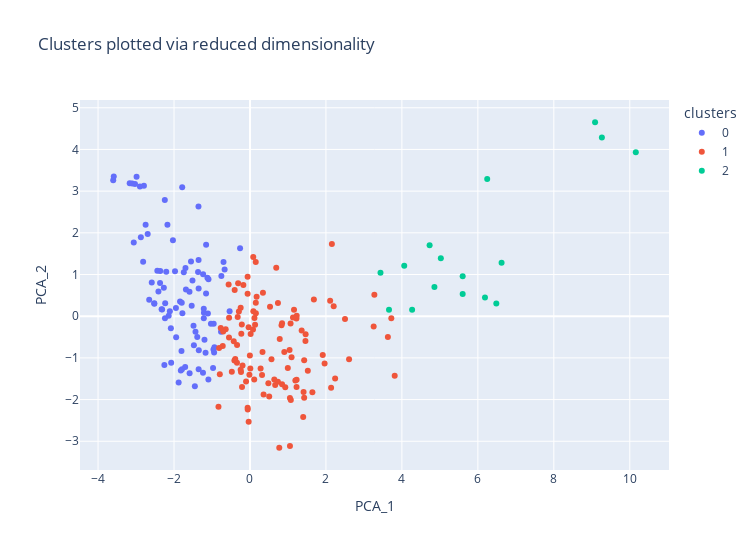

Source (notebook cell):
### Code cell
plot_clusters(kmeans_results, 'PCA_1', 'PCA_2', hover_data = ['Síterep'])

### Figure 1 — Plotly figure (JSON) as saved in the notebook; plotly's stock layout.template omitted (floating-point values rounded to 4 significant figures)
{"data": [{"customdata": [["Abtenau im Lammertal - Karkogel"], ["Alberschwende"], ["Annaberg"], ["Berg im Drautal - Emberger Alm"], ["Brandlift - Scharnitz"], ["Bregenz - Pfänder"], ["Brunnalm - Hohe Veitsch"], ["Dachstein gleccser"], ["Dürrnberg - Hallein / Zinken"], ["Eben - Monte Popolo"], ["Ehrwald - Wettersteinbahnen"], ["Embach - Hörndl"], ["Falkert - Heidi Alm Skipark"], ["Faschina (Fontanella)"], ["Flattnitz"], ["Forsteralm"], ["Furx"], ["Gaaler Lifte"], ["Gaberl - Plankogel"], ["Gaissau - Hintersee"], ["Gitschtal - Weißbriach"], ["Goldegg"], ["Harmanschlag - Arralifte"], ["Hauereck - St. Kathrein am Hauenstein"], ["Hittisau - Alpenarena Hochhäderich"], ["Hittisau - Hittisberg"], ["Hochbärneck"], ["Hochficht"], ["Holzgau - Gföllberglift"], ["Holzmeisterlifte Sommeralm"], ["Jungholz"], ["Jöchelspitze (Lechtal)"], ["Kaiserau - Admont"], ["Karlstift - Aichelberglifte"], ["Kelchsau"], ["Kirchdorf in Tirol"], ["Kirchschlag"], ["Kleinlobming"], ["Klippitztörl"], ["Koralpe"], ["Königsberg"], ["Kötschach - Mauthen"], ["Leutasch"], ["Lunz am See - Maiszinken"], ["Maria Neustift - Glasenberg"], ["Mariazell - Bürgeralpe"], ["Modriach"], ["Mönichkirchen - Mariensee"], ["Mönichwald"], ["Neustift - Elfer"], ["Niederalpl - Mürzsteg"], ["Obdach - Rieseralm"], ["Obsteig - Grünberg"], ["Partenen - Silvretta Bielerhöhe"], ["Pertisau - Karwendel"], ["Piesendorf - Erlebnisberg Nagelköpfel"], ["Postalm"], ["Prägraten am Großvenediger"], ["Puchberg am Schneeberg - Wunderwiese"], ["Puchenstuben"], ["Raggal - Marul"], ["Riefensberg - Hochlitten"], ["Rohr im Gebirge - Furtnerlifte"], ["Salzstiegl"], ["Sandl - Viehberg"], ["Schetteregg"], ["Schneeberg - Hagerlifte"], ["Schwaz - Kellerjoch"], ["Semmering - Hirschenkogel"], ["Semmering - Stuhleck"], ["Simonhöhe"], ["Ski Arena Seefeld - Mösern - Gschwandtkopf"], ["Sommeralm - Pirstingerkogellift"], ["St. Corona / Unternberg"], ["St. Georgen am Walde - Schorschi-Lifte"], ["St. Jakob im Walde"], ["St. Martin am Tennengebirge"], ["Steinberg - Rofan"], ["Sternstein"], ["Teichalm"], ["Tirolina - Haltjochlift"], ["Unken - Heutal"], ["Unterberg"], ["Unterbergen - Bodental"], ["Wald am Schoberpass"], ["Weinebene"], ["Weissensee"], ["Wenigzell"], ["Weyregg am Attersee - Wachtberglifte"], ["Übersaxen - Gröllerkopf"], ["Zahmer Kaiser - Durchholzen"]], "hovertemplate": "clusters=0<br>PCA_1=%{x}<br>PCA_2=%{y}<br>Síterep=%{customdata[0]}<extra></extra>", "legendgroup": "0", "marker": {"color": "#636efa", "symbol": "circle"}, "mode": "markers", "name": "0", "orientation": "v", "showlegend": true, "type": "scatter", "x": [-1.216, -1.944, -1.367, -1.028, -3.601, -2.793, -0.9616, -0.697, -1.238, -1.093, -0.7533, -2.362, -1.095, -1.155, -1.156, -1.974, -2.693, -1.487, -1.842, -0.6678, -1.59, -2.029, -2.519, -1.435, -0.9447, -2.654, -2.586, -0.5362, -2.268, -2.439, -1.553, -0.9552, -2.205, -2.14, -1.352, -2.986, -2.813, -1.878, -1.121, -0.9722, -1.796, -1.742, -1.388, -2.238, -3.06, -1.353, -2.748, -0.7621, -1.707, -1.356, -1.169, -1.348, -2.873, -2.243, -1.212, -2.254, -1.514, -1.95, -1.779, -2.411, -2.11, -1.804, -2.083, -1.108, -3.167, -1.198, -2.075, -1.234, -1.216, -0.2609, -1.686, -1.785, -1.789, -3.102, -3.587, -1.82, -2.367, -2.898, -1.451, -1.352, -2.232, -1.535, -1.698, -2.314, -1.477, -0.9366, -1.593, -3.027, -2.521, -2.327, -2.173], "xaxis": "x", "y": [0.1792, -0.5055, 1.062, -0.1815, 3.262, 3.13, -0.8003, 1.3, -1.355, 0.8878, 0.9648, 1.087, -1.517, 1.712, 0.5474, 1.077, 1.972, -0.2312, 0.3533, 1.118, -1.368, 1.819, 0.2975, -0.3717, -0.8708, 0.3968, 0.81, 0.1217, 0.685, 1.088, 1.315, -0.1811, 1.065, 0.01152, 0.6675, 3.346, 1.305, -1.592, 0.9223, -1.245, 0.3259, 1.052, -0.5016, -0.04915, 1.765, 1.351, 2.192, -0.3714, -1.217, 2.629, -0.875, -0.8185, 1.893, 2.787, 0.08366, -1.17, 0.8548, 0.1967, 0.06829, 0.5943, 0.1168, -0.8366, -0.2869, 0.06374, 3.19, -0.5675, -1.115, 1.007, -0.05128, 1.63, 0.6384, 3.091, -1.27, 3.185, 3.349, -1.3, 0.7982, 3.112, -1.681, -1.271, 0.3096, 0.2494, 1.156, 0.1594, -0.6983, -0.744, 0.5855, 3.169, 0.3096, 0.1652, 2.197], "yaxis": "y"}, {"customdata": [["Achenkirch - Christlum"], ["Aflenz - Bürgeralm"], ["Altaussee - Loser"], ["Altenmarkt - Radstadt"], ["Andelsbuch - Baumgartnerhöhe"], ["Arnoldstein - Dreiländereck"], ["Axamer Lizum"], ["Bad Kleinkirchheim"], ["Bergeralm"], ["Bergkastel Nauders"], ["Berwangertal"], ["Biberwier - Marienberg"], ["Brandnertal"], ["Buchensteinwand - St. Ulrich am Pillersee"], ["Dachstein West"], ["Damüls - Mellau"], ["Diedamskopf"], ["Ehrwald"], ["Fageralm"], ["Fanningberg"], ["Fendels"], ["Feuerkogel - Ebensee"], ["Filzmoos"], ["Fügen - Spieljoch"], ["Galsterbergalm"], ["Galtür - Silvapark"], ["Gargellen"], ["Gemeindealpe - Mitterbach"], ["Gerlitzen Alpe"], ["Glungezer"], ["Goldeck"], ["Golm"], ["Golzentipp - Obertilliach"], ["Grebenzen - St. Lambrecht"], ["Grossarltal - Dorfgastein"], ["Grosseck - Speiereck"], ["Grossglockner  Kals - Matrei"], ["Grän - Füssener Jöchle"], ["Hahnenkamm - Höfen - Reutte"], ["Heiligenblut am Grossglockner"], ["Hinterstoder"], ["Hintertux gleccser"], ["Hirschegg - Heuberg - Walmendingerhorn - Ifen"], ["Hochkar"], ["Hochrindl - Sirnitz - Deutsch Griffen"], ["Hochzeiger -  Pitztal"], ["Hohentauern - Moscher"], ["Ifen"], ["Imst / Hoch-Imst"], ["Innerkrems"], ["Kappl"], ["Kaprun - Kitzsteinhorn / Maiskogel"], ["Kasberg - Grünau"], ["Katschberg - Aineck"], ["Kaunertal gleccser"], ["Kleinarl, Flachauwinkl - Shuttleberg"], ["Kreischberg - Murau"], ["Krippenstein - Dachstein"], ["Kühtai"], ["Kössen - Hochkössen"], ["Lachtal"], ["Lackenhof am Ötscher"], ["Laterns - Gapfohl"], ["Lermoos - Grubigstein"], ["Lienz - Hochstein"], ["Lienz - Zettersfeld"], ["Loferer Alm"], ["Maurach - Rofan"], ["Mieders - Serles"], ["Nassfeld - Hermagor"], ["Nesselwängle"], ["Nordkette - Innsbruck"], ["Obertauern"], ["Patscherkofel"], ["Petzen"], ["Pitztal gleccser"], ["Planneralm"], ["Präbichl"], ["Ramsau - Rittisberg"], ["Rangger Köpfl"], ["Rauris - Hochalmbahnen"], ["Riesneralm"], ["Rifflsee"], ["Schattwald - Zöblen im Tannheimertal"], ["Schlick 2000 - Fulpmes"], ["Schwarzenberg - Bödele"], ["See"], ["Silbertal - Kristberg"], ["Sillian - Hochpustertal"], ["Ski Arena Seefeld - Rosshütte & Härmelekopf"], ["Sonnenkopf - Klostertal"], ["St. Jakob im Defereggental"], ["St. Johann in Tirol"], ["Stubai gleccser"], ["Tannheim - Neunerköpfle"], ["Tauplitz"], ["Turnau - Schwabenbergarena"], ["Turracher Höhe"], ["Venet - Landeck - Zams - Fliess"], ["Vent"], ["Weisssee - Uttendorf"], ["Werfenweng"], ["Wildkogel Arena - Neukirchen Bramberg"], ["Winklmoosalm - Steinplatte"], ["Wurzeralm - Spital am Pyhrn"], ["Zauchensee"], ["Zell am See - Schmittenhöhe"], ["Ötz - Hochötz"]], "hovertemplate": "clusters=1<br>PCA_1=%{x}<br>PCA_2=%{y}<br>Síterep=%{customdata[0]}<extra></extra>", "legendgroup": "1", "marker": {"color": "#EF553B", "symbol": "circle"}, "mode": "markers", "name": "1", "orientation": "v", "showlegend": true, "type": "scatter", "x": [0.64, -0.06199, -0.1741, 0.1532, -0.5503, -0.342, 0.735, 2.609, 0.5658, 1.916, 0.1751, -0.5623, 1.224, -0.5521, 1.465, 2.502, 1.095, -0.06225, 0.01748, -0.03631, -0.2454, -0.4032, -0.2155, 1.643, 0.2797, 1.052, 0.1516, -0.6395, 1.523, 0.4837, 0.9963, 1.132, -0.1033, -0.2094, 2.204, 1.16, 2.242, -0.4099, 0.008942, 1.965, 1.427, 3.81, 0.3412, -0.002999, -0.4778, 1.228, -0.794, 0.08872, -0.2284, 0.3582, 1.411, 3.721, -0.06258, 2.136, 1.46, 0.6912, 1.361, 0.5064, 1.195, 0.1179, 0.3175, -0.3401, -0.196, 0.7362, 1.053, 0.3303, 0.08597, -0.03473, -0.8137, 3.257, -0.7174, 0.7711, 2.156, 0.1118, -0.3236, 1.401, -0.05947, -0.3871, -0.7053, -0.2923, 0.8305, -0.3118, 1.076, -0.7698, 0.5278, -0.4275, 1.427, -0.2358, 1.226, 0.1545, 0.7837, 0.929, 1.069, 3.631, -0.2461, 0.8444, -0.8297, 0.9037, 0.6639, -0.01514, 0.844, 0.1342, 2.111, 1.23, 0.07945, 1.683, 3.275, 1.042], "xaxis": "x", "y": [-1.516, -2.197, 0.7492, 0.3224, -0.03563, -1.117, -1.57, -1.033, -1.033, -0.9281, 0.4687, 0.7633, -0.05542, -0.5103, -0.4322, -0.06801, -0.9847, 0.9453, -0.4253, -0.2629, 0.2025, 0.6264, -0.1973, -1.825, -1.253, -1.96, 1.298, -0.3113, -1.308, -1.605, -1.243, -0.03285, -1.565, -1.697, 0.2371, 0.1531, -1.496, -1.064, -1.253, -1.136, -1.058, -1.428, 0.5602, -0.9427, -1.332, -1.523, -1.393, 0.1206, -0.4216, -1.876, -1.82, -0.04824, 0.5409, -1.718, -0.5961, 1.164, -0.3413, -1.923, -1.541, -0.04234, -1.412, -0.6928, -1.185, 0.3197, -3.112, -0.8578, 1.421, -2.534, -0.7625, -0.2482, -0.716, -3.155, 1.735, -1.516, -0.01846, -2.42, -2.237, -1.028, -0.3677, 0.114, -0.214, 0.7912, -2.008, -0.2843, 0.2276, -0.5993, -1.956, -1.336, -1.695, 0.07161, -0.5466, -1.703, -0.1747, -0.497, -1.284, -0.1666, -2.172, -0.8584, -1.65, -1.407, -1.631, -0.2045, 0.3692, 0.0119, -0.3179, 0.4028, 0.5121, -0.8099], "yaxis": "y"}, {"customdata": [["Flachau Wagrain St. Johann - Snow Space Salzburg"], ["Hochkönig"], ["Hochzillertal - Hochfügen"], ["Ischgl - Silvretta Arena"], ["Kitzbühel - Kirchberg - Kitzski"], ["Mayrhofen - Zillertal"], ["Obergurgl - Hochgurgl"], ["Saalbach Hinterglemm Leogang Fieberbrunn"], ["Schladming 4 hegy"], ["Serfaus - Fiss - Ladis"], ["Silvretta Montafon"], ["Ski Arlberg - St. Anton - Lech - Zürs - Warth"], ["Ski Juwel - Alpbachtal, Wildschönau"], ["SkiWelt Wilder Kaiser - Brixental"], ["Sölden - Ötztal"], ["Zillertal Arena"]], "hovertemplate": "clusters=2<br>PCA_1=%{x}<br>PCA_2=%{y}<br>Síterep=%{customdata[0]}<extra></extra>", "legendgroup": "2", "marker": {"color": "#00cc96", "symbol": "circle"}, "mode": "markers", "name": "2", "orientation": "v", "showlegend": true, "type": "scatter", "x": [4.856, 3.436, 4.269, 6.485, 6.246, 5.6, 4.061, 9.086, 5.025, 6.187, 4.73, 10.16, 3.66, 9.265, 5.6, 6.625], "xaxis": "x", "y": [0.6983, 1.042, 0.1524, 0.3049, 3.29, 0.5347, 1.213, 4.653, 1.39, 0.4459, 1.702, 3.934, 0.1533, 4.286, 0.9581, 1.281], "yaxis": "y"}], "layout": {"height": 550, "legend": {"title": {"text": "clusters"}, "tracegroupgap": 0}, "showlegend": true, "title": {"text": "Clusters plotted via reduced dimensionality"}, "width": 750, "xaxis": {"anchor": "y", "domain": [0, 1], "title": {"text": "PCA_1"}}, "yaxis": {"anchor": "x", "domain": [0, 1], "title": {"text": "PCA_2"}}}}
